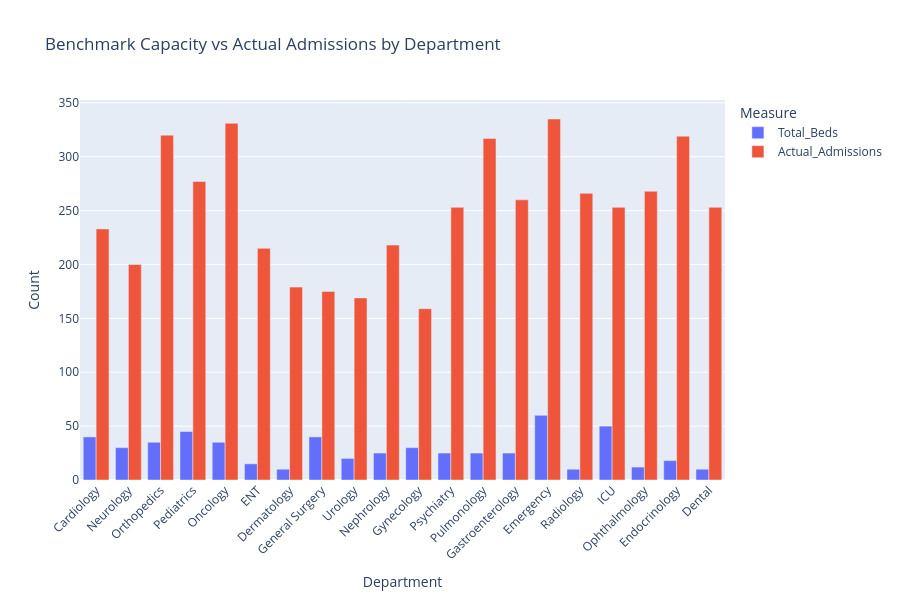

Notebook code for this chart:
### Code cell
import plotly.express as px

fig = px.bar(
    capacity_analysis,
    x="department_name",
    y=["Total_Beds", "Actual_Admissions"],
    barmode="group",
    title="Benchmark Capacity vs Actual Admissions by Department",
    labels={
        "department_name": "Department",
        "value": "Count",
        "variable": "Measure"
    }
)

fig.update_layout(
    xaxis_tickangle=-45,
    height=600
)

fig.show()

### Figure 1 — Plotly figure (JSON) as saved in the notebook; plotly's stock layout.template omitted (floating-point values rounded to 4 significant figures)
{"data": [{"alignmentgroup": "True", "hovertemplate": "Measure=Total_Beds<br>Department=%{x}<br>Count=%{y}<extra></extra>", "legendgroup": "Total_Beds", "marker": {"color": "#636efa", "pattern": {"shape": ""}}, "name": "Total_Beds", "offsetgroup": "Total_Beds", "orientation": "v", "showlegend": true, "textposition": "auto", "type": "bar", "x": ["Cardiology", "Neurology", "Orthopedics", "Pediatrics", "Oncology", "ENT", "Dermatology", "General Surgery", "Urology", "Nephrology", "Gynecology", "Psychiatry", "Pulmonology", "Gastroenterology", "Emergency", "Radiology", "ICU", "Ophthalmology", "Endocrinology", "Dental"], "xaxis": "x", "y": [40, 30, 35, 45, 35, 15, 10, 40, 20, 25, 30, 25, 25, 25, 60, 10, 50, 12, 18, 10], "yaxis": "y"}, {"alignmentgroup": "True", "hovertemplate": "Measure=Actual_Admissions<br>Department=%{x}<br>Count=%{y}<extra></extra>", "legendgroup": "Actual_Admissions", "marker": {"color": "#EF553B", "pattern": {"shape": ""}}, "name": "Actual_Admissions", "offsetgroup": "Actual_Admissions", "orientation": "v", "showlegend": true, "textposition": "auto", "type": "bar", "x": ["Cardiology", "Neurology", "Orthopedics", "Pediatrics", "Oncology", "ENT", "Dermatology", "General Surgery", "Urology", "Nephrology", "Gynecology", "Psychiatry", "Pulmonology", "Gastroenterology", "Emergency", "Radiology", "ICU", "Ophthalmology", "Endocrinology", "Dental"], "xaxis": "x", "y": [233, 200, 320, 277, 331, 215, 179, 175, 169, 218, 159, 253, 317, 260, 335, 266, 253, 268, 319, 253], "yaxis": "y"}], "layout": {"barmode": "group", "height": 600, "legend": {"title": {"text": "Measure"}, "tracegroupgap": 0}, "title": {"text": "Benchmark Capacity vs Actual Admissions by Department"}, "xaxis": {"anchor": "y", "domain": [0, 1], "tickangle": -45, "title": {"text": "Department"}}, "yaxis": {"anchor": "x", "domain": [0, 1], "title": {"text": "Count"}}}}
